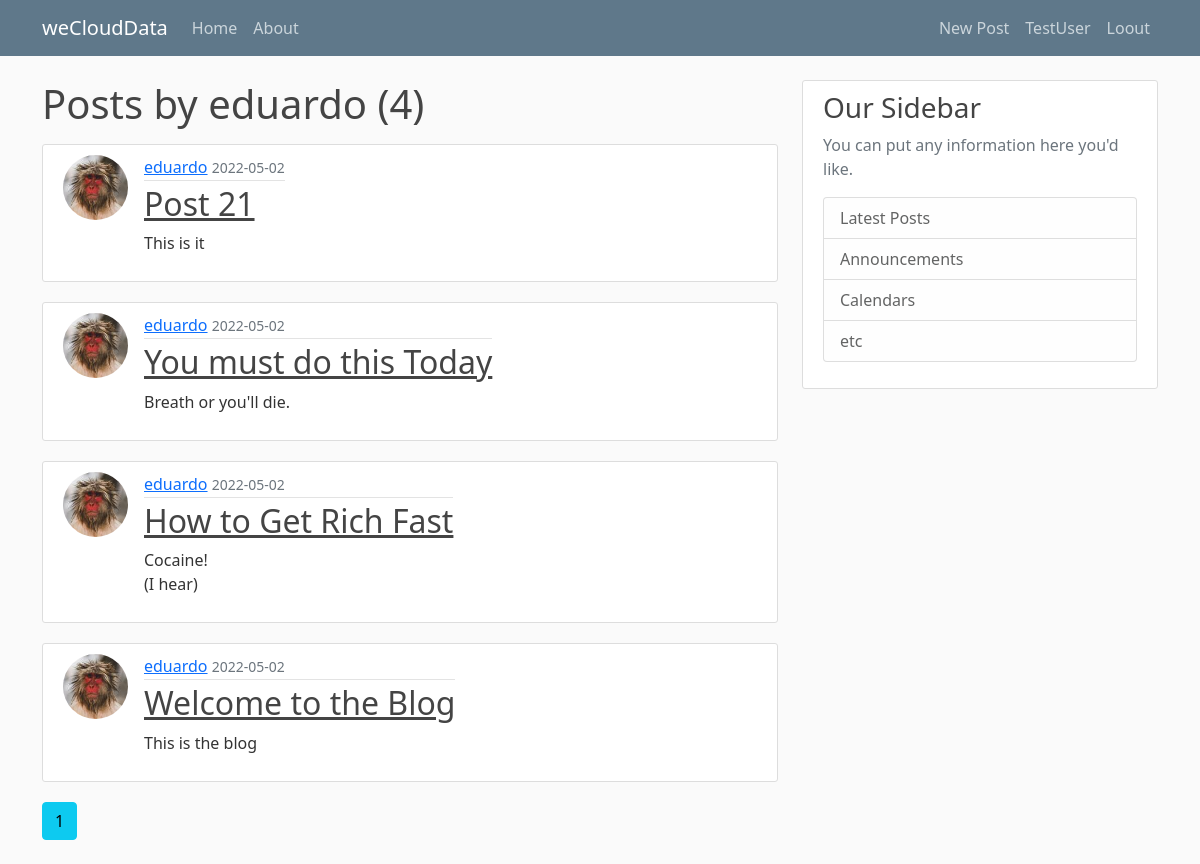
Screenshot of /user/eduardo (signed in) with the database file from the repository.
### weblog/models.py (models this page shows, shortened)
class User(db.Model, UserMixin):
    id = db.Column(db.Integer, primary_key=True)
    username = db.Column(db.String(20), unique=True, nullable=False)
    email = db.Column(db.String(120), unique=True, nullable=False)
    image_file = db.Column(db.String(20), nullable=False,
                           default='default.jpg')
    password = db.Column(db.String(60), nullable=False)
    posts = db.relationship('Post', backref='author', lazy=True)

class Post(db.Model):
    id = db.Column(db.Integer, primary_key=True)
    title = db.Column(db.String(100), nullable=False)
    date_posted = db.Column(db.DateTime, nullable=False,
                            default=datetime.utcnow)
    content = db.Column(db.Text, nullable=False)
    user_id = db.Column(db.Integer, db.ForeignKey('user.id'), nullable=False)

### weblog/users/routes.py (the view)
@users.route("/user/<string:username>")
def user_posts(username):
    page = request.args.get('page', 1, type=int)
    user = User.query.filter_by(username=username).first_or_404()
    posts = Post.query.filter_by(author=user)\
        .order_by(Post.date_posted.desc())\
        .paginate(per_page=4, page=page)
    return render_template('user_posts.html', posts=posts, user=user)

### weblog/models.py (called while the page is built)
@login_manager.user_loader
def load_user(user_id):
    return User.query.get(int(user_id))

### weblog/templates/user_posts.html
{% extends "layout.html" %}
{% block content %}
    <h1 class="mb-3">Posts by {{ user.username}} ({{ posts.total }})</h1>
    {% for post in posts.items %}
        <article class="media content-section post-home">
            <img src="{{ url_for('static', filename='profiles/' + post.author.image_file) }}"  class="rounded-circle article-img">
            <div class="media-body">
                <div class="article-metadata">
                    <a class="mr-2" href="{{ url_for('users.user_posts', username=post.author.username) }}">{{ post.author.username }}</a>
                    <small class="text-muted">{{ post.date_posted.strftime('%Y-%m-%d') }}</small>
                </div>
                <h2><a class="article-title" href="{{ url_for('posts.post', post_id=post.id) }}">{{ post.title }}</a></h2>
                <p class="article-content">{{ post.content }}</p>
            </div>
      </article>
    {% endfor %}
    {% for page_num in posts.iter_pages(left_edge=1, right_edge=1, left_current=1, right_current=2) %}
        {% if page_num %}
            {% if posts.page == page_num %}
                <a class="btn btn-info mb-4" href="{{ url_for('users.user_posts', username=user.username, page=page_num) }}">{{ page_num }}</a>
            {% else %}
                <a class="btn btn-outline-info mb-4" href="{{ url_for('users.user_posts', username=user.username, page=page_num) }}">{{ page_num }}</a>
            {% endif %}
        {% else %}
            ...
        {% endif %}
    {% endfor %}
{% endblock content %}

### weblog/templates/layout.html (shortened to what this page needs)
<!DOCTYPE html>
<html lang="en">
<head>
    <link href="https://cdn.jsdelivr.net/npm/bootstrap@5.1.3/dist/css/bootstrap.min.css" rel="stylesheet">
    <link rel="stylesheet" type="text/css" href="{{ url_for('static', filename='main.css') }}">
</head>
<body>
    <header class="site-header">
        <nav class="navbar navbar-expand-md navbar-dark bg-steel fixed-top">
          <div class="container">
            <a class="navbar-brand mr-4" href="/">weCloudData</a>
            <div class="collapse navbar-collapse" id="navbarToggle">
              <div class="navbar-nav mr-auto">
                <a class="nav-item nav-link" href="/">Home</a>
                <a class="nav-item nav-link" href="/about">About</a>
              </div>
              <div class="navbar-nav">
                {% if current_user.is_authenticated %}
                  <a class="nav-item nav-link" href="/post/new">New Post</a>
                  <a class="nav-item nav-link" href="/account">{{ current_user.username }}</a>
                  <a class="nav-item nav-link" href="/logout">Loout</a>
                {% else %}
                  <a class="nav-item nav-link" href="/login">Login</a>
                  <a class="nav-item nav-link" href="/register">Register</a>
                {% endif %}
              </div>
            </div>
          </div>
        </nav>
      </header>
      <main role="main" class="container">
        <div class="row">
          <div class="col-md-8">
            {% block content %}{% endblock %}
          </div>
          <div class="col-md-4">
            <div class="content-section">
              <h3>Our Sidebar</h3>
              <p class='text-muted'>You can put any information here you'd like.
                <ul class="list-group">
                  <li class="list-group-item list-group-item-light">Latest Posts</li>
                  <li class="list-group-item list-group-item-light">Announcements</li>
                  <li class="list-group-item list-group-item-light">Calendars</li>
                  <li class="list-group-item list-group-item-light">etc</li>
                </ul>
              </p>
            </div>
          </div>
        </div>
      </main>
</body>
</html>

### weblog/static/main.css (style rules this page uses)
body { background: #fafafa; color: #333333; margin-top: 5rem; }
h1, h2, h3, h4, h5, h6 { color: #444444; }
.bg-steel { background-color: #5f788a; }
.site-header .navbar-nav .nav-link { color: #cbd5db; }
.content-section { background: #ffffff; padding: 10px 20px; border: 1px solid #dddddd; border-radius: 3px; margin-bottom: 20px; }
.article-title { color: #444444; }
.article-content { white-space: pre-line; }
.article-img { height: 65px; width: 65px; margin-right: 16px; }
.article-metadata { padding-bottom: 1px; margin-bottom: 4px; border-bottom: 1px solid #e3e3e3 }
#navbarToggle { display: flex; justify-content:space-between; }
.post-home { display: flex; align-items: flex-start; }

### rows the page displays
User: username "TestUser"
User: username "eduardo"
Post: image_file (picture), author.username "eduardo", date_posted "2022-05-02", title "Post 21", content "This is it"
Post: image_file (picture), author.username "eduardo", date_posted "2022-05-02", title "You must do this Today", content "Breath or you'll die."
Post: image_file (picture), author.username "eduardo", date_posted "2022-05-02", title "How to Get Rich Fast", content "Cocaine! (I hear)"
Post: image_file (picture), author.username "eduardo", date_posted "2022-05-02", title "Welcome to the Blog", content "This is the blog"

### other values shown
{{ posts.total }} "4"
{{ page_num }} "1"
